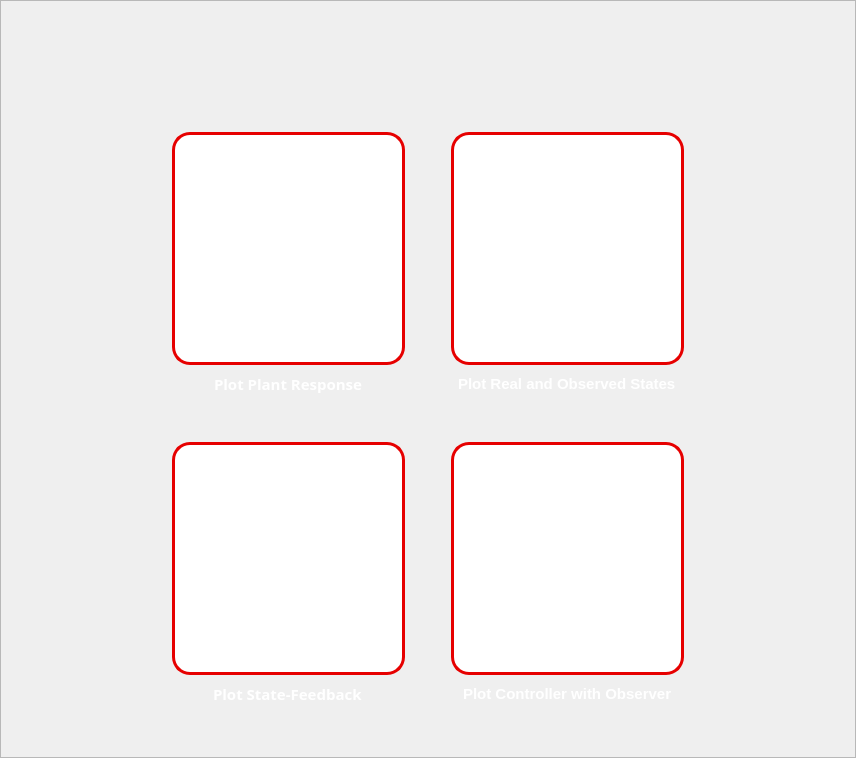
     <widget class="QFrame" name="mainMenu">
      <property name="frameShape">
       <enum>QFrame::StyledPanel</enum>
      </property>
      <property name="frameShadow">
       <enum>QFrame::Raised</enum>
      </property>
      <layout class="QGridLayout" name="gridLayout_3">
       <item row="3" column="3">
        <spacer name="verticalSpacer_6">
         <property name="orientation">
          <enum>Qt::Vertical</enum>
         </property>
         <property name="sizeType">
          <enum>QSizePolicy::Fixed</enum>
         </property>
         <property name="sizeHint" stdset="0">
          <size>
           <width>20</width>
           <height>25</height>
          </size>
         </property>
        </spacer>
       </item>
       <item row="4" column="3">
        <spacer name="verticalSpacer_7">
         <property name="orientation">
          <enum>Qt::Vertical</enum>
         </property>
         <property name="sizeHint" stdset="0">
          <size>
           <width>20</width>
           <height>40</height>
          </size>
         </property>
        </spacer>
       </item>
       <item row="3" column="2" alignment="Qt::AlignHCenter">
        <widget class="QLabel" name="label_4">
         <property name="font">
          <font>
           <family>Poppins</family>
           <pointsize>11</pointsize>
           <weight>75</weight>
           <bold>true</bold>
          </font>
         </property>
         <property name="styleSheet">
          <string notr="true">QLabel {
    font-family: &quot;Poppins&quot;;
    font-size: 11pt;
    font-weight: 600;          /* medium-bold */
    color: #FFFFFF;
}</string>
         </property>
         <property name="text">
          <string>Plot Plant Response</string>
         </property>
        </widget>
       </item>
       <item row="2" column="2">
        <widget class="QPushButton" name="plant">
         <property name="minimumSize">
          <size>
           <width>233</width>
           <height>233</height>
          </size>
         </property>
         <property name="maximumSize">
          <size>
           <width>233</width>
           <height>233</height>
          </size>
         </property>
         <property name="styleSheet">
          <string notr="true">QPushButton {
	image: url(:/desain/plant.png);
    background-color: #FFFFFF;      
    border: 3px solid #E60000;       /* merah tebal */
    border-radius: 18px;             /* rounded bentuk kotak lembut */
    padding: 10px;
    
    font-family: &quot;Poppins&quot;;
    font-size: 11pt;
    font-weight: 500;
    color: #E60000;

    /* Shadow halus agar efek floating */
    box-shadow: 0px 4px 12px rgba(0,0,0,0.15);
}

/* Hover: sedikit gelap */
QPushButton:hover {
    background-color: #FFF5F5;
    border-color: #CC0000;
}

/* Pressed: lebih gelap &amp; sedikit shrink effect */
QPushButton:pressed {
    background-color: #FFE5E5;
    border-color: #B80000;
    padding-top: 12px;        /* efek tombol ditekan */
    padding-bottom: 8px;
}
</string>
         </property>
         <property name="text">
          <string/>
         </property>
        </widget>
       </item>
       <item row="0" column="3">
        <spacer name="verticalSpacer_4">
         <property name="orientation">
          <enum>Qt::Vertical</enum>
         </property>
         <property name="sizeType">
          <enum>QSizePolicy::Fixed</enum>
         </property>
         <property name="sizeHint" stdset="0">
          <size>
           <width>20</width>
           <height>120</height>
          </size>
         </property>
        </spacer>
       </item>
       <item row="6" column="3">
        <spacer name="verticalSpacer_5">
         <property name="orientation">
          <enum>Qt::Vertical</enum>
         </property>
         <property name="sizeType">
          <enum>QSizePolicy::Fixed</enum>
         </property>
         <property name="sizeHint" stdset="0">
          <size>
           <width>20</width>
           <height>25</height>
          </size>
         </property>
        </spacer>
       </item>
       <item row="3" column="5">
        <spacer name="horizontalSpacer_2">
         <property name="orientation">
          <enum>Qt::Horizontal</enum>
         </property>
         <property name="sizeType">
          <enum>QSizePolicy::Fixed</enum>
         </property>
         <property name="sizeHint" stdset="0">
          <size>
           <width>160</width>
           <height>20</height>
          </size>
         </property>
        </spacer>
       </item>
       <item row="6" column="4" alignment="Qt::AlignHCenter">
        <widget class="QLabel" name="label_7">
         <property name="styleSheet">
          <string notr="true">QLabel {
    font-family: &quot;Poppins&quot;;
    font-size: 11pt;
    font-weight: 600;          /* medium-bold */
    color: #FFFFFF;
}</string>
         </property>
         <property name="text">
          <string>Plot Controller with Observer</string>
         </property>
        </widget>
       </item>
       <item row="3" column="4" alignment="Qt::AlignHCenter">
        <widget class="QLabel" name="label_5">
         <property name="styleSheet">
          <string notr="true">QLabel {
    font-family: &quot;Poppins&quot;;
    font-size: 11pt;
    font-weight: 600;          /* medium-bold */
    color: #FFFFFF;
}</string>
         </property>
         <property name="text">
          <string>Plot Real and Observed States</string>
         </property>
        </widget>
       </item>
       <item row="6" column="2" alignment="Qt::AlignHCenter">
        <widget class="QLabel" name="label_6">
         <property name="font">
          <font>
           <family>Poppins</family>
           <pointsize>11</pointsize>
           <weight>75</weight>
           <bold>true</bold>
          </font>
         </property>
         <property name="styleSheet">
          <string notr="true">QLabel {
    font-family: &quot;Poppins&quot;;
    font-size: 11pt;
    font-weight: 600;          /* medium-bold */
    color: #FFFFFF;
}</string>
         </property>
         <property name="text">
          <string>Plot State-Feedback</string>
         </property>
        </widget>
       </item>
       <item row="2" column="4">
        <widget class="QPushButton" name="plantwobsv">
         <property name="minimumSize">
          <size>
           <width>233</width>
           <height>233</height>
          </size>
         </property>
         <property name="maximumSize">
          <size>
           <width>233</width>
           <height>233</height>
          </size>
         </property>
         <property name="styleSheet">
          <string notr="true">QPushButton {
	image: url(:/desain/plantobserver.png);
    background-color: #FFFFFF;      
    border: 3px solid #E60000;       /* merah tebal */
    border-radius: 18px;             /* rounded bentuk kotak lembut */
    padding: 10px;
    
    font-family: &quot;Poppins&quot;;
    font-size: 11pt;
    font-weight: 500;
    color: #E60000;

    /* Shadow halus agar efek floating */
    box-shadow: 0px 4px 12px rgba(0,0,0,0.15);
}

/* Hover: sedikit gelap */
QPushButton:hover {
    background-color: #FFF5F5;
    border-color: #CC0000;
}

/* Pressed: lebih gelap &amp; sedikit shrink effect */
QPushButton:pressed {
    background-color: #FFE5E5;
    border-color: #B80000;
    padding-top: 12px;        /* efek tombol ditekan */
    padding-bottom: 8px;
}
</string>
         </property>
         <property name="text">
          <string/>
         </property>
        </widget>
       </item>
       <item row="5" column="2">
        <widget class="QPushButton" name="plantwctrl">
         <property name="minimumSize">
          <size>
           <width>233</width>
           <height>233</height>
          </size>
         </property>
         <property name="maximumSize">
          <size>
           <width>233</width>
           <height>233</height>
          </size>
         </property>
         <property name="styleSheet">
          <string notr="true">QPushButton {
	image: url(:/desain/plantcontroller.png);
    background-color: #FFFFFF;      
    border: 3px solid #E60000;       /* merah tebal */
    border-radius: 18px;             /* rounded bentuk kotak lembut */
    padding: 10px;
    
    font-family: &quot;Poppins&quot;;
    font-size: 11pt;
    font-weight: 500;
    color: #E60000;

    /* Shadow halus agar efek floating */
    box-shadow: 0px 4px 12px rgba(0,0,0,0.15);
}

/* Hover: sedikit gelap */
QPushButton:hover {
    background-color: #FFF5F5;
    border-color: #CC0000;
}

/* Pressed: lebih gelap &amp; sedikit shrink effect */
QPushButton:pressed {
    background-color: #FFE5E5;
    border-color: #B80000;
    padding-top: 12px;        /* efek tombol ditekan */
    padding-bottom: 8px;
}
</string>
         </property>
         <property name="text">
          <string/>
         </property>
        </widget>
       </item>
       <item row="2" column="3">
        <spacer name="horizontalSpacer_3">
         <property name="orientation">
          <enum>Qt::Horizontal</enum>
         </property>
         <property name="sizeType">
          <enum>QSizePolicy::Fixed</enum>
         </property>
         <property name="sizeHint" stdset="0">
          <size>
           <width>40</width>
           <height>20</height>
          </size>
         </property>
        </spacer>
       </item>
       <item row="5" column="4">
        <widget class="QPushButton" name="plantwobsvwctrl">
         <property name="minimumSize">
          <size>
           <width>233</width>
           <height>233</height>
          </size>
         </property>
         <property name="maximumSize">
          <size>
           <width>233</width>
           <height>233</height>
          </size>
         </property>
         <property name="styleSheet">
          <string notr="true">QPushButton {
	image: url(:/desain/plantcontrolobserve.png);
    background-color: #FFFFFF;      
    border: 3px solid #E60000;       /* merah tebal */
    border-radius: 18px;             /* rounded bentuk kotak lembut */
    padding: 10px;
    
    font-family: &quot;Poppins&quot;;
    font-size: 11pt;
    font-weight: 500;
    color: #E60000;

    /* Shadow halus agar efek floating */
    box-shadow: 0px 4px 12px rgba(0,0,0,0.15);
}

/* Hover: sedikit gelap */
QPushButton:hover {
    background-color: #FFF5F5;
    border-color: #CC0000;
}

/* Pressed: lebih gelap &amp; sedikit shrink effect */
QPushButton:pressed {
    background-color: #FFE5E5;
    border-color: #B80000;
    padding-top: 12px;        /* efek tombol ditekan */
    padding-bottom: 8px;
}
</string>
         </property>
         <property name="text">
          <string/>
         </property>
        </widget>
       </item>
       <item row="3" column="0">
        <spacer name="horizontalSpacer_4">
         <property name="orientation">
          <enum>Qt::Horizontal</enum>
         </property>
         <property name="sizeType">
          <enum>QSizePolicy::Fixed</enum>
         </property>
         <property name="sizeHint" stdset="0">
          <size>
           <width>160</width>
           <height>20</height>
          </size>
         </property>
        </spacer>
       </item>
       <item row="7" column="3">
        <spacer name="verticalSpacer_9">
         <property name="orientation">
          <enum>Qt::Vertical</enum>
         </property>
         <property name="sizeHint" stdset="0">
          <size>
           <width>20</width>
           <height>40</height>
          </size>
         </property>
        </spacer>
       </item>
      </layout>
     </widget>
